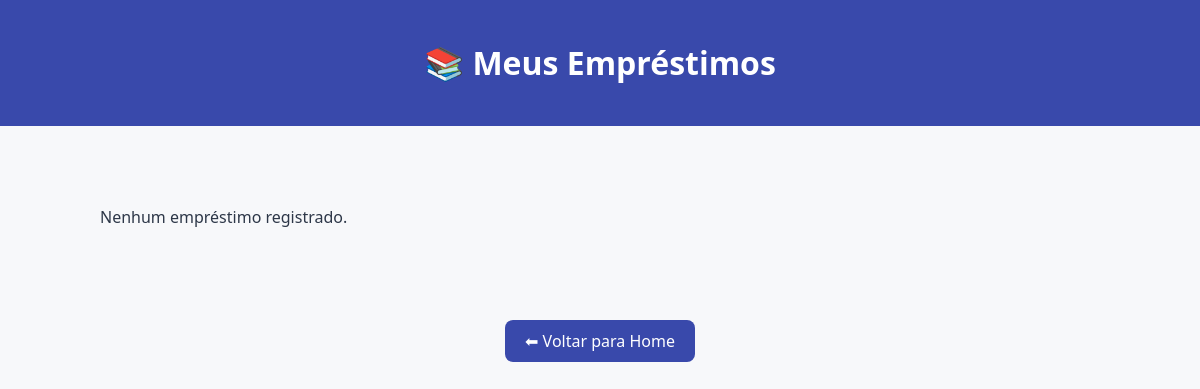
/alunos/meus-emprestimos/ (signed in), run on an earlier commit of the app's database.
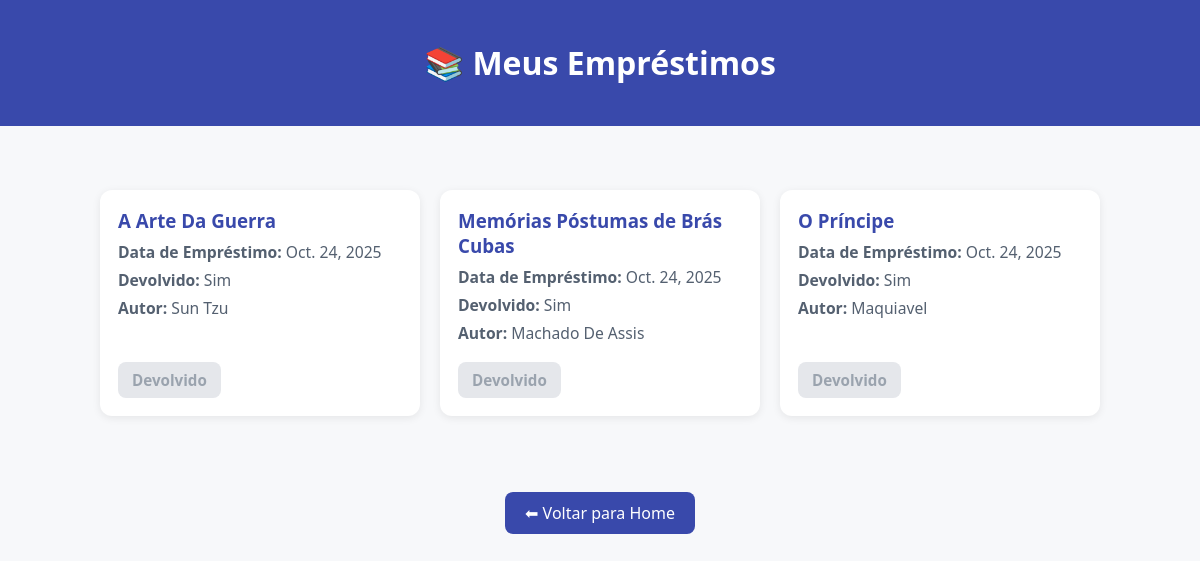
And on a later commit of the database.
### emprestimos/models.py (models this page shows, shortened)
class Emprestimo(models.Model):
    aluno = models.ForeignKey(settings.AUTH_USER_MODEL, on_delete=models.CASCADE)
    livro = models.ForeignKey(Livro, on_delete=models.CASCADE)
    data_emprestimo = models.DateField(auto_now_add=True)
    data_devolucao = models.DateField(null=True, blank=True)
    devolvido = models.BooleanField(default=False)

### bibliotecarias/models.py (models this page shows, shortened)
class Livro(models.Model):
    isbn_validator = RegexValidator(
        regex=r'^\d{13}$',
        message='O ISBN deve conter exatamente 13 dígitos numéricos.'
    )
    titulo = models.CharField(max_length=200)
    autor = models.CharField(max_length=100)
    categoria = models.CharField(max_length=100)
    ano_publicacao = models.PositiveIntegerField()
    quantidade = models.PositiveIntegerField(default=1)
    isbn = models.CharField(
        max_length=13,
        unique=True,
        validators=[isbn_validator]
    )
    disponivel = models.BooleanField(default=True)

### alunos/views.py (the view)
# urls.py: path('meus-emprestimos/', views.meus_emprestimos, name='meus_emprestimos'),
@login_required
def meus_emprestimos(request):
    emprestimos = Emprestimo.objects.filter(aluno=request.user).order_by('-data_emprestimo')
    return render(request, 'emprestimos/meus_emprestimos.html', {'emprestimos': emprestimos})

### emprestimos/templates/emprestimos/meus_emprestimos.html (shortened to what this page needs)
<!DOCTYPE html>
<html lang="pt-br">
<head>
</head>
<body>
        <header>
                <h1>📚 Meus Empréstimos</h1>
        </header>
        <div class="container">
                <div class="livros-grid">
                        {% for emp in emprestimos %}
                                <div class="emprestimo-card">
                                        <div>
                                                <h3>{{ emp.livro.titulo }}</h3>
                                                <p><strong>Data de Empréstimo:</strong> {{ emp.data_emprestimo }}</p>
                                                <p><strong>Devolvido:</strong> {% if emp.devolvido %}Sim{% else %}Não{% endif %}</p>
                                                {% if emp.livro.autor %}<p><strong>Autor:</strong> {{ emp.livro.autor }}</p>{% endif %}
                                        </div>
                                        <div class="actions">
                                                {% if not emp.devolvido %}
                                                        <a href="{% url 'devolver_livro' emp.id %}" class="action-button">Devolver</a>
                                                {% else %}
                                                        <span class="action-button disabled">Devolvido</span>
                                                {% endif %}
                                        </div>
                                </div>
                        {% empty %}
                                <p>Nenhum empréstimo registrado.</p>
                        {% endfor %}
                </div>
        </div>
        <div style="text-align:center;">
                <a href="{% url 'home_aluno' %}" class="voltar">⬅ Voltar para Home</a>
        </div>
</body>
</html>

What changed in the data, as far as the page shows it:
added Emprestimo: livro.titulo "A Arte Da Guerra", data_emprestimo "Oct. 24, 2025", devolvido "Sim", livro.autor "Sun Tzu"
added Emprestimo: livro.titulo "Memórias Póstumas de Brás Cubas", data_emprestimo "Oct. 24, 2025", devolvido "Sim", livro.autor "Machado De Assis"
added Emprestimo: livro.titulo "O Príncipe", data_emprestimo "Oct. 24, 2025", devolvido "Sim", livro.autor "Maquiavel"
Also different on the page:
text no longer shown: "Nenhum empréstimo registrado."
